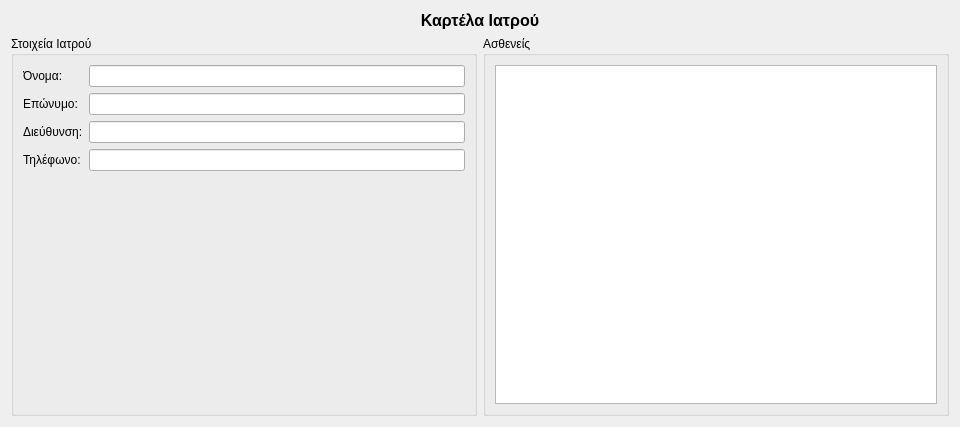
<?xml version="1.0" encoding="UTF-8"?>
<ui version="4.0">
 <class>DoctorForm</class>
 <widget class="QWidget" name="DoctorForm">
  <property name="windowModality">
   <enum>Qt::WindowModal</enum>
  </property>
  <property name="geometry">
   <rect>
    <x>0</x>
    <y>0</y>
    <width>960</width>
    <height>427</height>
   </rect>
  </property>
  <property name="windowTitle">
   <string>Καρτέλα Ιατρου</string>
  </property>
  <property name="autoFillBackground">
   <bool>false</bool>
  </property>
  <layout class="QGridLayout" name="gridLayout_2">
   <item row="1" column="0">
    <widget class="QGroupBox" name="groupBox_2">
     <property name="title">
      <string>Στοιχεία Ιατρού</string>
     </property>
     <layout class="QFormLayout" name="formLayout">
      <property name="fieldGrowthPolicy">
       <enum>QFormLayout::ExpandingFieldsGrow</enum>
      </property>
      <item row="0" column="0">
       <widget class="QLabel" name="label">
        <property name="text">
         <string>Όνομα:</string>
        </property>
       </widget>
      </item>
      <item row="0" column="1">
       <widget class="QLineEdit" name="name"/>
      </item>
      <item row="1" column="0">
       <widget class="QLabel" name="label_2">
        <property name="text">
         <string>Επώνυμο:</string>
        </property>
       </widget>
      </item>
      <item row="1" column="1">
       <widget class="QLineEdit" name="surname"/>
      </item>
      <item row="2" column="0">
       <widget class="QLabel" name="label_3">
        <property name="text">
         <string>Διεύθυνση:</string>
        </property>
       </widget>
      </item>
      <item row="2" column="1">
       <widget class="QLineEdit" name="phone">
        <property name="text">
         <string/>
        </property>
       </widget>
      </item>
      <item row="3" column="0">
       <widget class="QLabel" name="label_4">
        <property name="text">
         <string>Τηλέφωνο:</string>
        </property>
       </widget>
      </item>
      <item row="3" column="1">
       <widget class="QLineEdit" name="address">
        <property name="text">
         <string/>
        </property>
       </widget>
      </item>
     </layout>
    </widget>
   </item>
   <item row="1" column="1">
    <widget class="QGroupBox" name="groupBox">
     <property name="title">
      <string>Ασθενείς</string>
     </property>
     <layout class="QGridLayout" name="gridLayout">
      <item row="0" column="0">
       <widget class="PatientTable" name="patientTable"/>
      </item>
     </layout>
    </widget>
   </item>
   <item row="0" column="0" colspan="2">
    <widget class="QLabel" name="label_5">
     <property name="text">
      <string>&lt;!DOCTYPE HTML PUBLIC &quot;-//W3C//DTD HTML 4.0//EN&quot; &quot;http://www.w3.org/TR/REC-html40/strict.dtd&quot;&gt;
&lt;html&gt;&lt;head&gt;&lt;meta name=&quot;qrichtext&quot; content=&quot;1&quot; /&gt;&lt;style type=&quot;text/css&quot;&gt;
p, li { white-space: pre-wrap; }
&lt;/style&gt;&lt;/head&gt;&lt;body style=&quot; font-family:'Ubuntu'; font-size:9pt; font-weight:400; font-style:normal;&quot;&gt;
&lt;p align=&quot;center&quot; style=&quot; margin-top:0px; margin-bottom:0px; margin-left:0px; margin-right:0px; -qt-block-indent:0; text-indent:0px;&quot;&gt;&lt;span style=&quot; font-size:12pt; font-weight:600;&quot;&gt;Καρτέλα Ιατρού&lt;/span&gt;&lt;/p&gt;&lt;/body&gt;&lt;/html&gt;</string>
     </property>
    </widget>
   </item>
  </layout>
  <action name="actionSave">
   <property name="icon">
    <iconset resource="../../resources/icons.qrc">
     <normaloff>:/images/document-save.png</normaloff>:/images/document-save.png</iconset>
   </property>
   <property name="text">
    <string>Αποθήκευση</string>
   </property>
   <property name="toolTip">
    <string>Αποθήκευση Ιατρού</string>
   </property>
  </action>
 </widget>
 <customwidgets>
  <customwidget>
   <class>PatientTable</class>
   <extends>QTableView</extends>
   <header>patienttable.h</header>
  </customwidget>
 </customwidgets>
 <resources>
  <include location="../../resources/icons.qrc"/>
 </resources>
 <connections>
  <connection>
   <sender>actionSave</sender>
   <signal>triggered()</signal>
   <receiver>DoctorForm</receiver>
   <slot>save()</slot>
   <hints>
    <hint type="sourcelabel">
     <x>-1</x>
     <y>-1</y>
    </hint>
    <hint type="destinationlabel">
     <x>479</x>
     <y>213</y>
    </hint>
   </hints>
  </connection>
 </connections>
 <slots>
  <slot>accepted()</slot>
  <slot>cancel()</slot>
  <slot>reset()</slot>
  <slot>save()</slot>
 </slots>
</ui>
